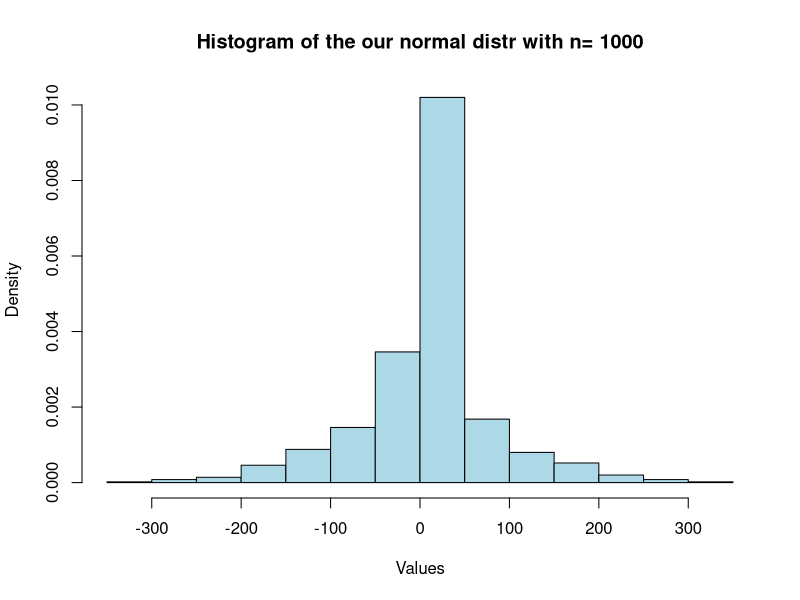
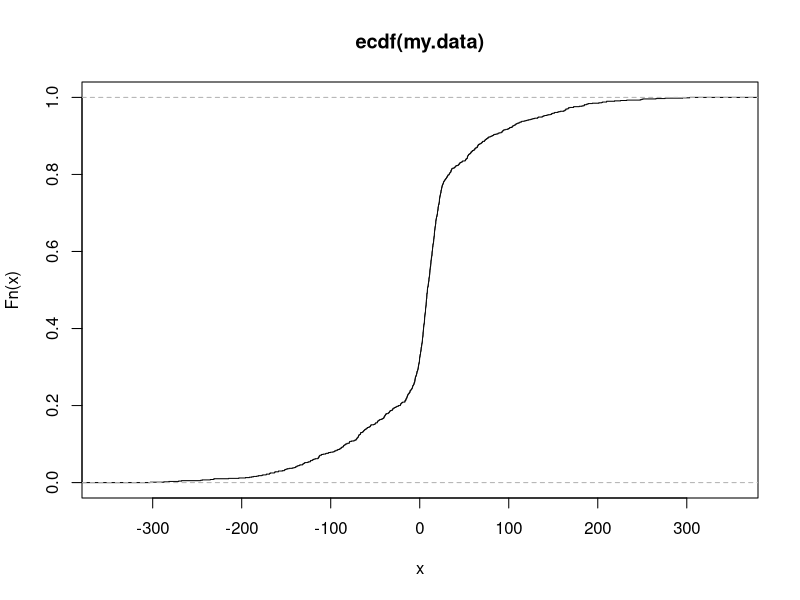

Here is the R script that generated these plots, in order:
## ---- chunk 1
# your code here
n <- 1000
sigma_1 = 3
sigma_2 = 10
mu_1 = 10
mu_2 = -2
mean = c(mu_1, mu_2)
sd = c(sigma_1, sigma_2)
my.data <- rnorm(n, mean, sd^2)
summary(my.data)
## ---- chunk 2
# draw histogram
hist(my.data,
     probability = T,

    #breaks = seq(0.5,6.6),
     main = paste("Histogram of the our normal distr with n=", n),
     col = "lightblue",
     xlab = "Values",

     )
# superimpose empirical density
plot(ecdf(my.data))

# superimpose normal density

## ---- chunk 3
# plot ecdf

# superimpose cdf for standard normal

# calculate maximal difference 

## ---- chunk 4
# skewness
skewness <- function(x) {
  m3 <- mean((x - mean(x))^3)
  m2 <- mean((x - mean(x))^2)
  return(m3 / m2^(3 / 2))
}

skewness_calculated <- skewness(my.data)
print(skewness_calculated)
if (skewness_calculated > 0) {
  print("The data are positively skewed - the tail is longer on the right side")
} else if (skewness_calculated < 0) {
  print("The data are negatively skewed - the tail is longer on the left side")
} else {
  print("The data are symmetrically distributed")
}

# kurtosis
kurtosis <- function(x) {
  m4 <- mean((x - mean(x))^4)
  m2 <- mean((x - mean(x))^2)
  return(m4 / m2^2)
}

kurtosis_calculated <- kurtosis(my.data)
print(kurtosis_calculated)
if (kurtosis_calculated > 3) {
  print("The data is more concentrated near the mean")
} else if (kurtosis_calculated < 3) {
  print("The data is more dispersed")
} else {
  print("The data is normally distributed")
}
## ---- chunk 5
# sort the data
sorted_data <- sort(my.data)

# calculate sample q-percentiles manually
q <- seq(0.1, 0.9, 0.1)
print(q)
percentiles <- q * n
percentiles <- round(percentiles)
percentiles <- percentiles + 1
percentiles <- sorted_data[percentiles]
print(percentiles)

# calculate sample q-percentiles by using percentile
quantile <- quantile(my.data, q)
print(quantile)
## ---- chunk 6
# your code here
# theoretical expected value and variance

# sample mean and sample variance

## ---- chunk 7
# Calculate the fraction of the data that are within $k\sigma$ of the sample mean for $k=1,2,3$. Do we get the result expected? Why or why not?

m = mean(my.data)
s = sd(my.data)
mean(abs(my.data - m) < s)
mean(abs(my.data - m) < s*2)
mean(abs(my.data - m) < s*3)
